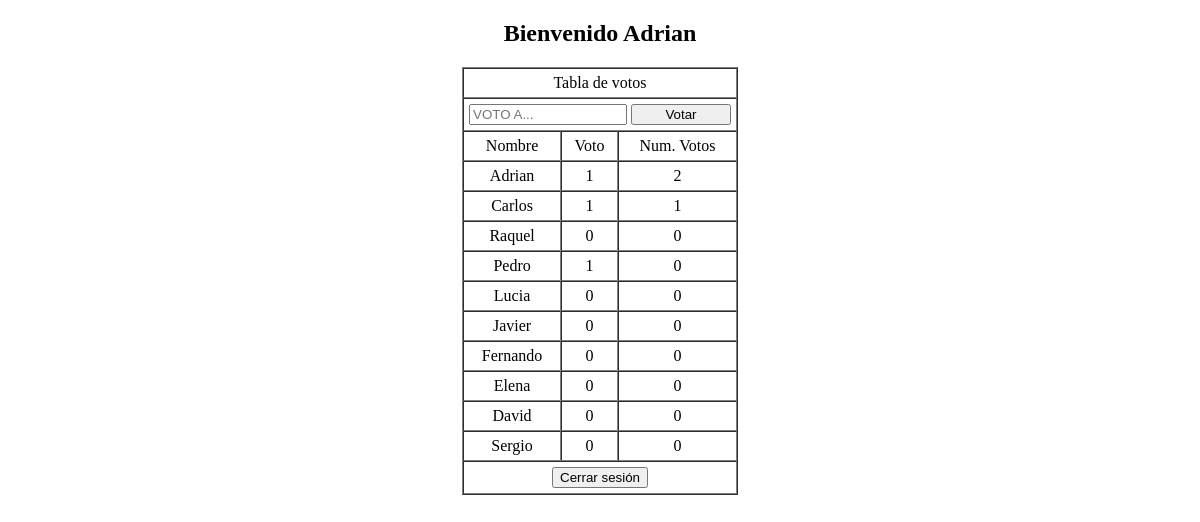
The app's page /alumno.php (signed in) with its own data.
### tables this page shows
CREATE TABLE `alumnos` (
  `user` varchar(25) NOT NULL,
  `pwd` int(11) NOT NULL,
  `voto` tinyint(1) NOT NULL,
  `nVotos` int(11) NOT NULL
);

### alumno.php (the view, shortened to what this page needs)
<?php
    $user = $_SESSION['aluses'];
?>
<!DOCTYPE html>
<html lang="en">
<head>
</head>
<body>
    <h2>Bienvenido <?php echo $user ?></h2>
    <table border="1" cellpadding="5" cellspacing="0">
        <tr><td colspan = "3" >Tabla de votos</td></tr>
        <tr>
            <td colspan = "3" >
                <form action="gestAlumn.php" method="post">
                    <input type="text" name = "nombre" placeholder = "VOTO A...">
                    <input type="submit" value="Votar" name = "voto">
                </form>
            </td>
        </tr>
        <tr>
            <td>Nombre</td>
            <td>Voto</td>
            <td>Num. Votos</td>
        </tr>
        <?php
            include('conexion.php');
            try {
                $sql = 'SELECT user, voto, nVotos FROM alumnos ORDER BY nVotos DESC';
                $stmt= $conn->prepare($sql);
                $stmt->execute();
                if ($stmt->rowCount()>0) {
                    $alumnos = $stmt->fetchAll(PDO::FETCH_ASSOC);
                    foreach($alumnos as $alumno){
                        echo '<tr>';
                        echo '<td>'.$alumno['user'].'</td>';
                        echo '<td>'.$alumno['voto'].'</td>';
                        echo '<td>'.$alumno['nVotos'].'</td>';
                        echo '</tr>';
                    }
                }else{
                    throw new Exception("Error en la BBDD.");
                }
            } catch (PDOException $e) {
                echo $e->getMessage();
                exit();
            }
        ?>
        <tr>
            <td colspan = "3">
                <form action="logout.php" method="post">
                    <button type="submit">Cerrar sesión</button>
                </form>
            </td>
        </tr>
    </table>
    <br>
</body>
</html>

### alumno.php (style rules this page uses)
body { text-align:center; }
table { margin: 0 auto; text-align: center; }
input[type="text"] { width: 150px; }
input[type="submit"] { width: 100px; text-align: center; }

### records on screen
alumnos: user "Adrian", voto "1", nVotos "2"
alumnos: user "Carlos", voto "1", nVotos "1"
alumnos: user "Raquel", voto "0", nVotos "0"
alumnos: user "Pedro", voto "1", nVotos "0"
alumnos: user "Lucia", voto "0", nVotos "0"
alumnos: user "Javier", voto "0", nVotos "0"
alumnos: user "Fernando", voto "0", nVotos "0"
alumnos: user "Elena", voto "0", nVotos "0"
alumnos: user "David", voto "0", nVotos "0"
alumnos: user "Sergio", voto "0", nVotos "0"

### other values on screen
$user "Adrian"
